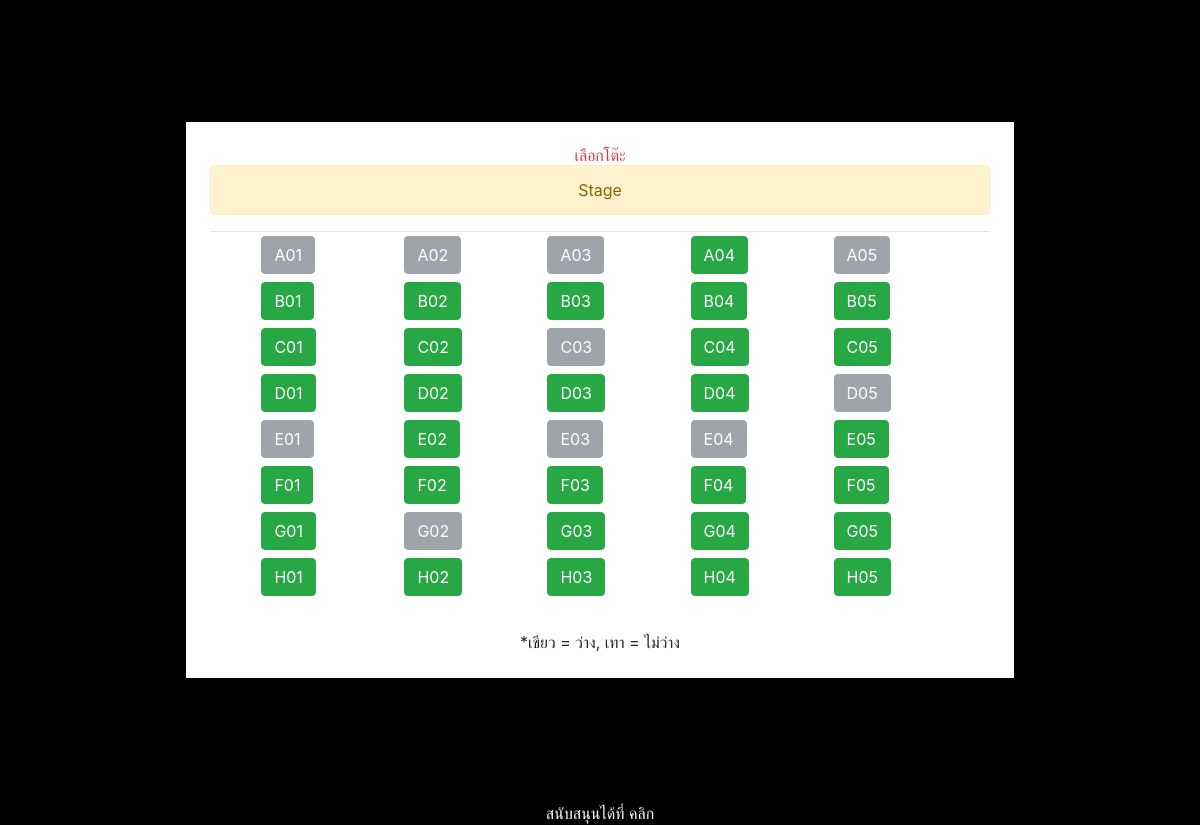
The page /booktable.php on the database its author committed.
### tables this page shows
CREATE TABLE `tbl_table` (
  `id` int(11) NOT NULL,
  `table_name` varchar(50) NOT NULL,
  `table_status` int(1) NOT NULL COMMENT '0 =ว่าง , 1 = จอง'
);

### booktable.php (the view, shortened to what this page needs)
<?php
require_once 'condb.php';
$query = "SELECT * FROM tbl_table ORDER BY id ASC";
$result = mysqli_query($condb, $query);
?>
<!doctype html>
<html lang="en">
  <head>
    <link rel="stylesheet" href="https://stackpath.bootstrapcdn.com/bootstrap/4.1.3/css/bootstrap.min.css">
    <script src="https://cdn.tailwindcss.com"></script>
  </head>
  <body style="background-color: #000000;">
  <div class="container d-flex justify-content-center align-items-center" style="min-height: 100vh;">
    <div class="col-12 col-sm-11 col-md-10 col-lg-10 devbanban p-4">
      <h4 class="text-center text-danger">เลือกโต๊ะ</h4>
      <div class="alert alert-warning text-center" role="alert">
        Stage
      </div>
      <hr>
      <div class="row justify-content-center">
        <?php foreach ($result as $row) {
          if ($row['table_status'] == 0) {
            echo '<div class="col-2 m-1">';
            echo '<a href="check_login.php?id=' . urlencode($row["id"]) . '&act=booking" class="btn btn-success">' . htmlspecialchars($row['table_name']) . '</a></div>';
          } else {
            echo '<div class="col-2 m-1">';
            echo '<a href="#" class="btn btn-secondary disabled">'.$row['table_name'].'</a></div>';
          }
        } ?>
      </div>
      <p class="text-center" style ="padding-top: 30px;" >*เขียว = ว่าง, เทา = ไม่ว่าง</p>
    </div>
  </div>
  <hr>
  <center>
    <font color="white"> สนับสนุนได้ที่
      <a href="https://www.instagram.com/jatokapoa?igsh=MTRrc2ljc3VxcWd6" target="_blank"> คลิก </a>
    </font>
  </center>
</body>
</html>

### booktable.php (style rules this page uses)
.devbanban { background-color: #ffffff; }

### rows shown on the page
tbl_table: table_name "A01"
tbl_table: table_name "A02"
tbl_table: table_name "A03"
tbl_table: table_name "A04"
tbl_table: table_name "A05"
tbl_table: table_name "B01"
tbl_table: table_name "B02"
tbl_table: table_name "B03"
tbl_table: table_name "B04"
tbl_table: table_name "B05"
tbl_table: table_name "C01"
tbl_table: table_name "C02"
tbl_table: table_name "C03"
tbl_table: table_name "C04"
tbl_table: table_name "C05"
tbl_table: table_name "D01"
tbl_table: table_name "D02"
tbl_table: table_name "D03"
tbl_table: table_name "D04"
tbl_table: table_name "D05"
tbl_table: table_name "E01"
tbl_table: table_name "E02"
tbl_table: table_name "E03"
tbl_table: table_name "E04"
tbl_table: table_name "E05"
tbl_table: table_name "F01"
tbl_table: table_name "F02"
tbl_table: table_name "F03"
tbl_table: table_name "F04"
tbl_table: table_name "F05"
tbl_table: table_name "G01"
tbl_table: table_name "G02"
tbl_table: table_name "G03"
tbl_table: table_name "G04"
tbl_table: table_name "G05"
tbl_table: table_name "H01"
tbl_table: table_name "H02"
tbl_table: table_name "H03"
tbl_table: table_name "H04"
tbl_table: table_name "H05"
